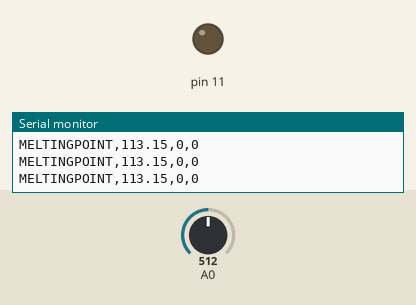
Simulated run of this sketch. Board: Arduino Uno, built with avr-gcc and run on an emulated ATmega328P. Shown: output pins drawn as LEDs (lit = HIGH), the last lines printed to the serial monitor. The inputs (shaded band) are chosen by the test bench; at power-on: A0 = 512.

Above: at 1.2 s.
1.3 s: A0 set to 431
4.3 s: A0 set to 408
7.3 s: A0 set to 10
At 8.3 s:
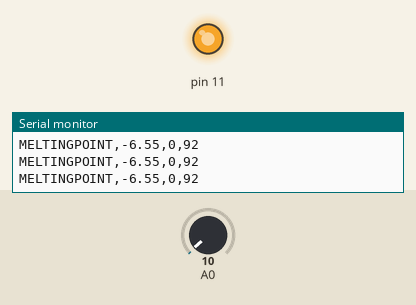
Timing chart, 0 to 31.4 s (numbered marks = the images above; inputs shaded):
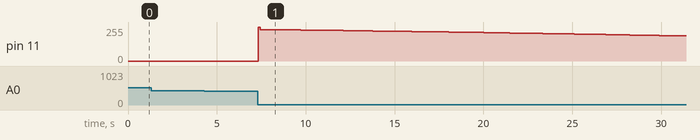

The sketch:

usb_meltingpoint.ino
```cpp
/*
*********************************************************************
*********************************************************************
Melting point apparatus for the OpenChemLab project by chaac

To use this program:
1. build the circuit
2. upload this to an arduino
3. plug in power supply
4. open serial dialog in arduino
5. type target temp and watch the temp rise

Visit openchemlab.org , check out the forums.
Donations welcome

Bitcoin: 18mG29fRKU4NdhPRfP98nMV4fXMJ73gbjn
Litecoin: Lb2ABK6Zy5dnza14FaKDTNQsvrXTMXoEgL

*********************************************************************
*********************************************************************
*/

#include <PID_v1.h>
#include <math.h>

float Temperature(int AnalogInputNumber)
{
  float R,T;

  R=1024.0f*4700.0f/float(analogRead(AnalogInputNumber))-4700.0f;
  T=1.0f/(0.003354016435f+0.0002516356316f*log(R/98400));
  T-=273.15f;

  return T;
}

double Setpoint, Input, Output;
int sett;
int i;
char buffer[100];

PID myPID(&Input, &Output, &Setpoint,10,.1,5, DIRECT);

void setup()
{
  Serial.begin(9600);
  Setpoint = 20;
  Input = Temperature(0);
  myPID.SetMode(AUTOMATIC);
}

void loop()
{
  i = 0;

  memset(buffer,0,sizeof(buffer));

  if (Serial.available()) {
    delay(10);
    while (Serial.available() && i < 99) {
      buffer[i++]=Serial.read();
    }
  }

  if (atoi((char*)buffer) > 0) {sett = atoi((char*)buffer);}
  if (Setpoint < sett) {Setpoint += .01;}
  if (Setpoint > sett) {Setpoint -= .01;}

  Input = Temperature(0);
  myPID.Compute();
  analogWrite(11,Output);

  Serial.print("MELTINGPOINT,");
  Serial.print(Input);
  Serial.print(",");
  Serial.print(sett);
  Serial.print(",");
  Serial.print(map(Output,0,255,0,100));
  Serial.print("\r\n");
}
```

Measured:
- after the input at 7.3 s, pin 11: 0/255 → 255/255 at once, → 236/255 0.11 s later, → 235/255 0.42 s later, → 234/255 0.62 s later, … (50 changes in this stretch)
